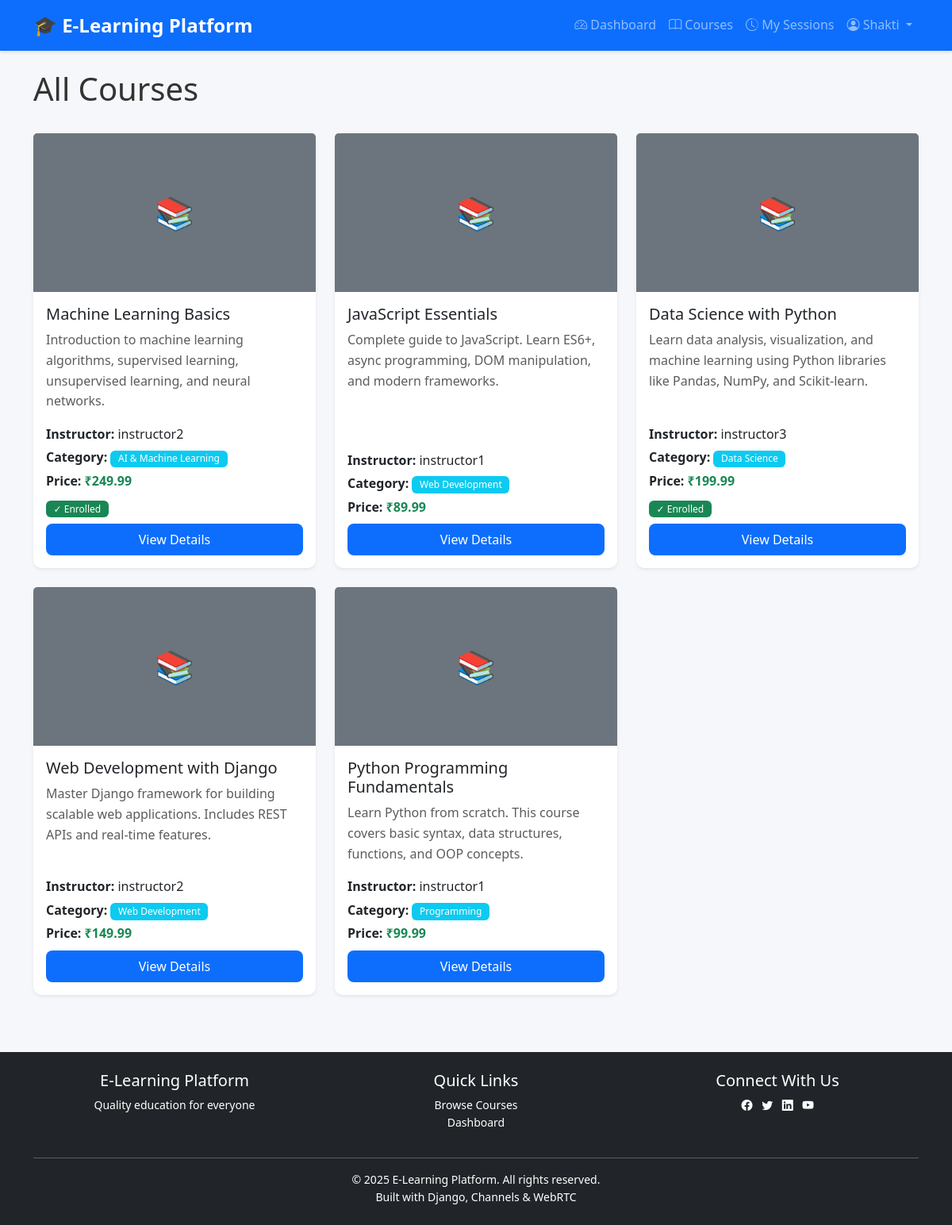
The page /courses/ (signed in) on the database its author committed.
### courses/models.py (models this page shows, shortened)
class Course(models.Model):
    CATEGORY_CHOICES = (
        ('programming', 'Programming'),
        ('data_science', 'Data Science'),
        ('web_dev', 'Web Development'),
        ('mobile_dev', 'Mobile Development'),
        ('ai_ml', 'AI & Machine Learning'),
        ('database', 'Database'),
        ('devops', 'DevOps'),
        ('other', 'Other'),
    )
    instructor = models.ForeignKey(
        User,
        on_delete=models.CASCADE,
        related_name='courses_taught'
    )
    title = models.CharField(max_length=200)
    description = models.TextField()
    category = models.CharField(
        max_length=50,
        choices=CATEGORY_CHOICES,
        default='other'
    )
    price = models.DecimalField(
        max_digits=10,
        decimal_places=2,
        default=0.00
    )
    thumbnail = models.ImageField(
        upload_to='course_thumbnails/',
        blank=True,
        null=True
    )
    created_at = models.DateTimeField(auto_now_add=True)
    updated_at = models.DateTimeField(auto_now=True)
    class Meta:
        db_table = 'courses'
        ordering = ['-created_at']
        verbose_name = 'Course'
        verbose_name_plural = 'Courses'

### courses/views.py (the view)
# urls.py: path('', views.course_list_view, name='list'),
@login_required
def course_list_view(request):
    courses = Course.objects.all()
    enrolled_courses = []
    if request.user.profile.role == 'student':
        enrolled_courses = Enrollment.objects.filter(
            student=request.user
        ).values_list('course_id', flat=True)
    return render(request, 'courses/course_list.html', {
        'courses': courses,
        'enrolled_courses': enrolled_courses
    })

### courses/templates/courses/course_list.html (shortened to what this page needs)
{% extends 'base.html' %}
{% block content %}
<div class="d-flex justify-content-between align-items-center mb-4">
    <h1>All Courses</h1>
</div>
{% if courses %}
<div class="row">
    {% for course in courses %}
    <div class="col-md-4 mb-4">
        <div class="card h-100 shadow-sm">
            {% if course.thumbnail %}
            <img src="{{ course.thumbnail.url }}" class="card-img-top" alt="{{ course.title }}"
                style="height: 200px; object-fit: cover;">
            {% else %}
            <div class="card-img-top bg-secondary d-flex align-items-center justify-content-center"
                style="height: 200px;">
                <span class="text-white fs-1">📚</span>
            </div>
            {% endif %}
            <div class="card-body d-flex flex-column">
                <h5 class="card-title">{{ course.title }}</h5>
                <p class="card-text text-muted">{{ course.description|truncatewords:20 }}</p>
                <div class="mt-auto">
                    <p class="mb-1">
                        <strong>Instructor:</strong> {{ course.instructor.username }}
                    </p>
                    <p class="mb-1">
                        <strong>Category:</strong>
                        <span class="badge bg-info">{{ course.get_category_display }}</span>
                    </p>
                    <p class="mb-2">
                        <strong>Price:</strong>
                        <span class="text-success fw-bold">₹{{ course.price }}</span>
                    </p>
                    {% if course.id in enrolled_courses %}
                    <span class="badge bg-success mb-2">✓ Enrolled</span>
                    {% endif %}
                    <a href="{% url 'courses:detail' course.id %}" class="btn btn-primary w-100">
                        View Details
                    </a>
                </div>
            </div>
        </div>
    </div>
    {% endfor %}
</div>
{% endif %}
{% endblock %}

### templates/base.html (shortened to what this page needs)
<!DOCTYPE html>
<html lang="en">
<head>
    <link href="https://cdn.jsdelivr.net/npm/bootstrap@5.3.0/dist/css/bootstrap.min.css" rel="stylesheet">
    <link rel="stylesheet" href="https://cdn.jsdelivr.net/npm/bootstrap-icons@1.11.0/font/bootstrap-icons.css">
    <link rel="stylesheet" href="/static/css/global.css">
</head>
<body>
    <nav class="navbar navbar-expand-lg navbar-dark bg-primary">
        <div class="container">
            <a class="navbar-brand"
                href="{% if user.is_authenticated %}{% url 'dashboards:redirect' %}{% else %}{% url 'accounts:login' %}{% endif %}">
                🎓 E-Learning Platform
            </a>
            <div class="collapse navbar-collapse" id="navbarNav">
                <ul class="navbar-nav ms-auto">
                    {% if user.is_authenticated %}
                    <li class="nav-item">
                        <a class="nav-link" href="{% url 'dashboards:redirect' %}">
                            <i class="bi bi-speedometer2"></i> Dashboard
                        </a>
                    </li>
                    <li class="nav-item">
                        <a class="nav-link" href="{% url 'courses:list' %}">
                            <i class="bi bi-book"></i> Courses
                        </a>
                    </li>
                    <li class="nav-item">
                        {% if user.profile.role == 'student' %}
                        <a class="nav-link" href="{% url 'live_sessions:student_dashboard' %}">
                            <i class="bi bi-clock-history"></i> My Sessions
                        </a>
                        {% elif user.profile.role == 'instructor' %}
                        <a class="nav-link" href="{% url 'live_sessions:instructor_dashboard' %}">
                            <i class="bi bi-clock-history"></i> My Sessions
                        </a>
                        {% else %}
                        <a class="nav-link" href="{% url 'session_logs:my_logs' %}">
                            <i class="bi bi-clock-history"></i> My Sessions
                        </a>
                        {% endif %}
                    </li>
                    <li class="nav-item dropdown">
                        <a class="nav-link dropdown-toggle" href="#" role="button" data-bs-toggle="dropdown">
                            <i class="bi bi-person-circle"></i> {{ user.username }}
                        </a>
                    </li>
                    {% endif %}
                </ul>
            </div>
        </div>
    </nav>
    <main class="container my-4">
        {% block content %}{% endblock %}
    </main>
    <footer class="bg-dark text-white text-center py-4 mt-5">
        <div class="container">
            <div class="row">
                <div class="col-md-4">
                    <h5>E-Learning Platform</h5>
                    <p class="small">Quality education for everyone</p>
                </div>
                <div class="col-md-4">
                    <h5>Quick Links</h5>
                    <ul class="list-unstyled small">
                        <li><a href="{% url 'courses:list' %}" class="text-white">Browse Courses</a></li>
                        {% if user.is_authenticated %}
                        <li><a href="{% url 'dashboards:redirect' %}" class="text-white">Dashboard</a></li>
                        {% else %}
                        <li><a href="{% url 'accounts:signup' %}" class="text-white">Sign Up</a></li>
                        {% endif %}
                    </ul>
                </div>
                <div class="col-md-4">
                    <h5>Connect With Us</h5>
                    <div class="small">
                        <a href="#" class="text-white me-2"><i class="bi bi-facebook"></i></a>
                        <a href="#" class="text-white me-2"><i class="bi bi-twitter"></i></a>
                        <a href="#" class="text-white me-2"><i class="bi bi-linkedin"></i></a>
                        <a href="#" class="text-white"><i class="bi bi-youtube"></i></a>
                    </div>
                </div>
            </div>
            <hr class="bg-white">
            <p class="mb-0 small">&copy; 2025 E-Learning Platform. All rights reserved.</p>
            <p class="mb-0 small">Built with Django, Channels & WebRTC</p>
        </div>
    </footer>
</body>
</html>

### static/css/global.css (style rules this page uses)
:root { --primary-color: #0d6efd; --secondary-color: #6c757d; --success-color: #28a745; --danger-color: #dc3545; --warning-color: #ffc107; --info-color: #17a2b8; --light-color: #f8f9fa; --dark-color: #343a40; --body-bg: #f5f7fa; }
body { font-family: "Segoe UI", Tahoma, Geneva, Verdana, sans-serif; background-color: var(--body-bg); color: #333; line-height: 1.6; }
.navbar { box-shadow: 0 2px 4px rgba(0, 0, 0, 0.1); }
.navbar-brand { font-weight: 700; font-size: 1.5rem; }
.card { border: none; border-radius: 10px; transition: transform 0.3s ease, box-shadow 0.3s ease; }
.btn { border-radius: 8px; font-weight: 500; padding: 0.5rem 1.5rem; transition: all 0.3s ease; }
.btn-primary { background-color: var(--primary-color); border: none; }
.badge { padding: 0.4em 0.8em; font-weight: 500; }
.shadow-sm { box-shadow: 0 0.125rem 0.25rem rgba(0, 0, 0, 0.075) !important; }
footer { margin-top: auto; }
main { min-height: calc(100vh - 200px); }
a { text-decoration: none; color: var(--primary-color); transition: color 0.3s ease; }

### rows shown on the page
Course: title "Machine Learning Basics", description "Introduction to machine learning algorithms, supervised learning, unsupervised learning, and neural networks.", instructor.username "instructor2", category "AI & Machine Learning", price "249.99", shows "✓ Enrolled"
Course: title "JavaScript Essentials", description "Complete guide to JavaScript. Learn ES6+, async programming, DOM manipulation, and modern frameworks.", instructor.username "instructor1", category "Web Development", price "89.99"
Course: title "Data Science with Python", description "Learn data analysis, visualization, and machine learning using Python libraries like Pandas, NumPy, and Scikit-learn.", instructor.username "instructor3", category "Data Science", price "199.99", shows "✓ Enrolled"
Course: title "Web Development with Django", description "Master Django framework for building scalable web applications. Includes REST APIs and real-time features.", instructor.username "instructor2", category "Web Development", price "149.99"
Course: title "Python Programming Fundamentals", description "Learn Python from scratch. This course covers basic syntax, data structures, functions, and OOP concepts.", instructor.username "instructor1", category "Programming", price "99.99"

### other values the page prints
{{ user.username }} "Shakti"
